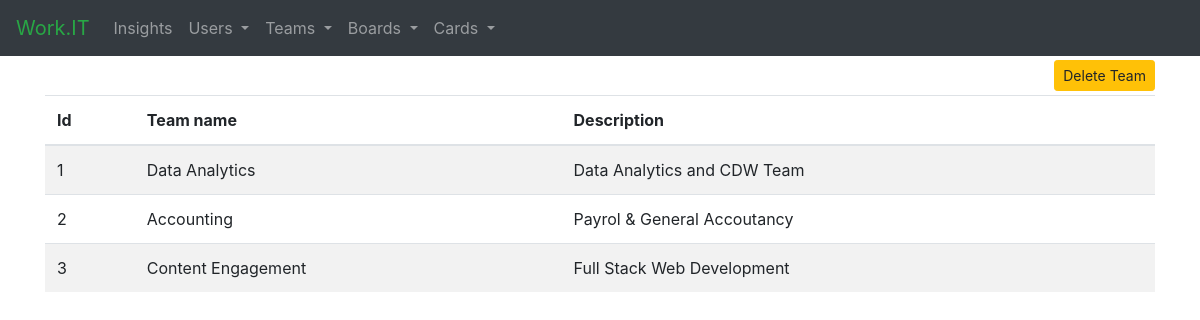
The app's page /team_list with its own data.
### tables this page shows
CREATE TABLE team(id INTEGER PRIMARY KEY AUTOINCREMENT,name TEXT,description TEXT);

### app.py (the view)
@app.route('/team_list')
def team_list():
    users = get_users()
    teams = get_teams()
    return render_template('team_list.html', users=users, teams=teams)

### scripts.py (called while the page is built)
def get_teams():
    con_teams = sqlite3.connect("database.db")
    con_teams.row_factory = sqlite3.Row
    cur = con_teams.cursor()
    cur.execute("SELECT * FROM team")
    teams = cur.fetchall()
    con_teams.close()
    return teams

def get_users():
    con_users = sqlite3.connect("database.db")
    con_users.row_factory = sqlite3.Row
    cur = con_users.cursor()
    cur.execute("SELECT * FROM user")
    users = cur.fetchall()
    con_users.close()
    return users

### templates/team_list.html (shortened to what this page needs)
{% extends "base.html" %}
{% block head %}
    {{ super() }}
{% endblock %}
{% block content %}
    <div class="text-right mt-1 mb-1">
        <button type="button" class="btn btn-warning btn-sm" data-toggle="modal" data-target="#delete-team">
            Delete Team
        </button>
    </div>
    <table class="table table-striped">
        <thead>
        <tr>
            <th>Id</th>
            <th>Team name</th>
            <th>Description</th>
        </tr>
        </thead>
        <tbody>
        {% for team in teams %}
            <tr>
                <td>{{ team['id'] }}</td>
                <td>{{ team['name'] }}</td>
                <td>{{ team['description'] }}</td>
            </tr>
        {% endfor %}
        </tbody>
    </table>
{% endblock %}

### records on screen
team: id "1", name "Data Analytics", description "Data Analytics and CDW Team"
team: id "2", name "Accounting", description "Payrol & General Accoutancy"
team: id "3", name "Content Engagement", description "Full Stack Web Development"
